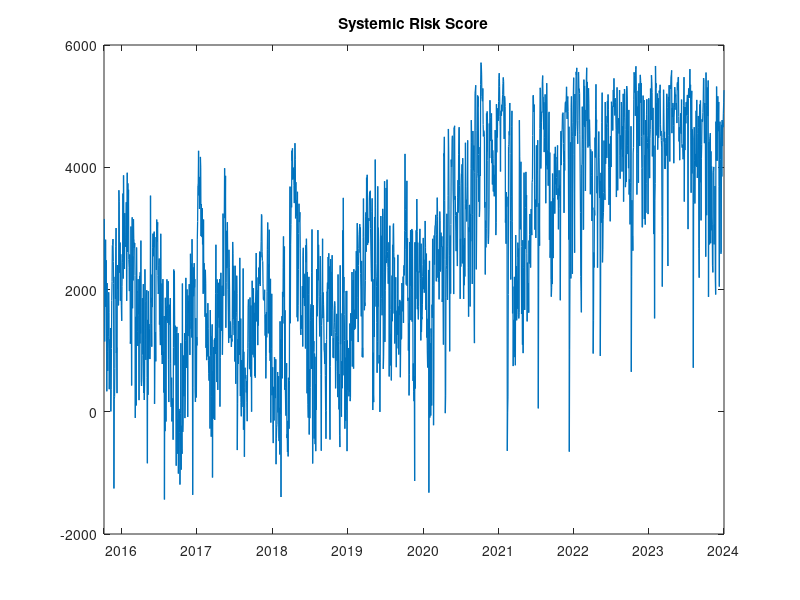

This chart was generated by the following MATLAB code:
close
clear
clc
load shenwan
load hushen
load S


%%------------ Figure 4 ----------------------------
daylong = [55 244 244 243 244 243 243 242 242];
cdaylong = [0,cumsum(daylong)];
y = [{' '},{'2016'},{'2017'},{'2018'},{'2019'},{'2020'},{'2021'},{'2022'},{'2023'},{'2024'}];
dastr=[]
for i = 1:length(y)
    dastr{i} = y{i};
end
datestrvec = reshape(dastr',[],1);
dastr1 = datestrvec(end-length(cdaylong)+1:end);
dastr2 = cell(length(cdaylong),1);
for i = 1:length(cdaylong)
    ymlength2(i) = cdaylong(i);
    dastr2{i} = dastr1{i};
end

plot(S,'LineWidth',0.9,'Color','#0072BD'),title('Systemic Risk Score');
set(gca,'XTick',cdaylong);
set(gca,'XTickLabel',dastr1)
xlim([0 cdaylong(end)])
set(gca,'XGrid','off')


